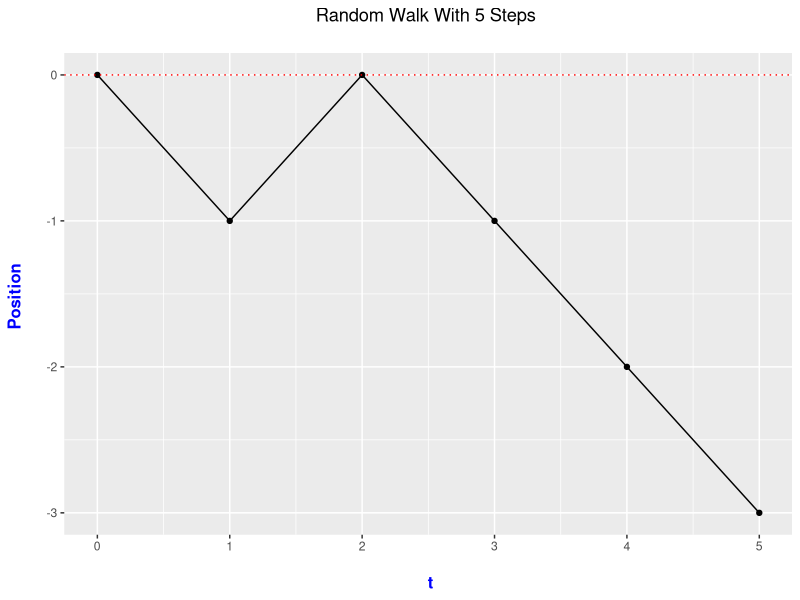
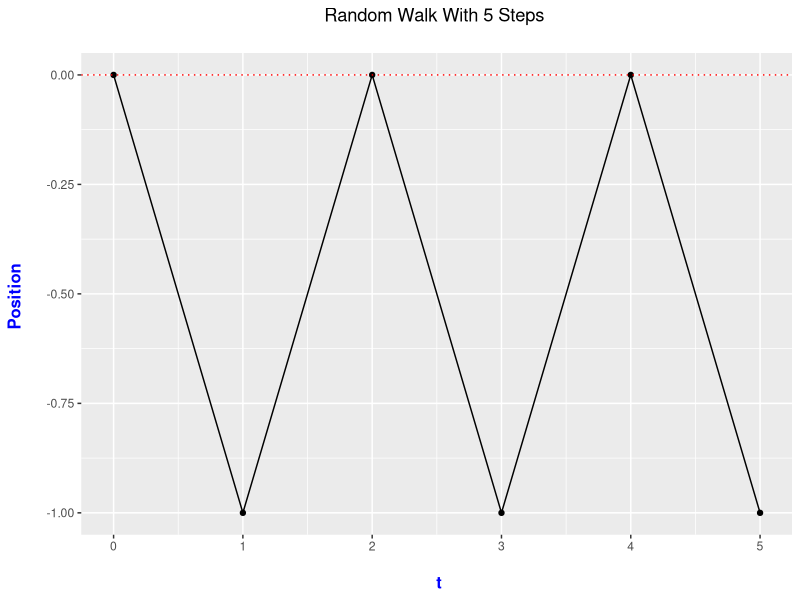
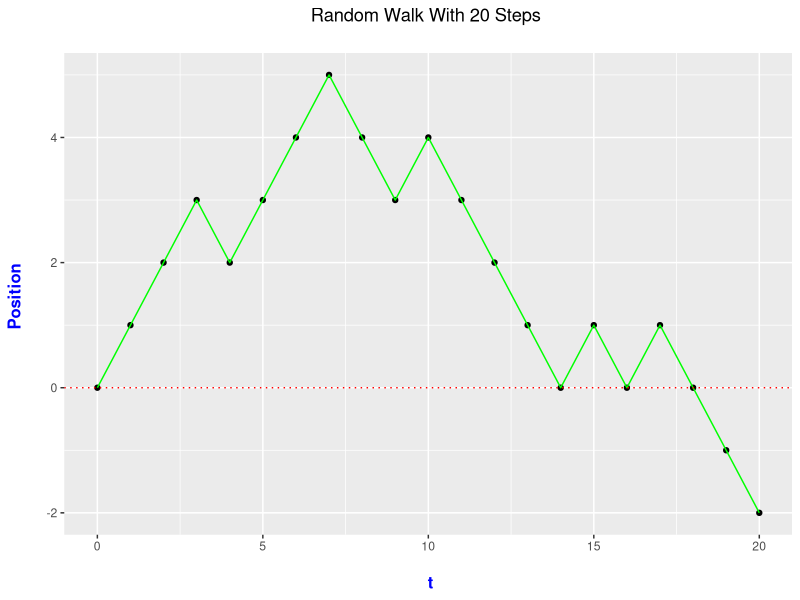
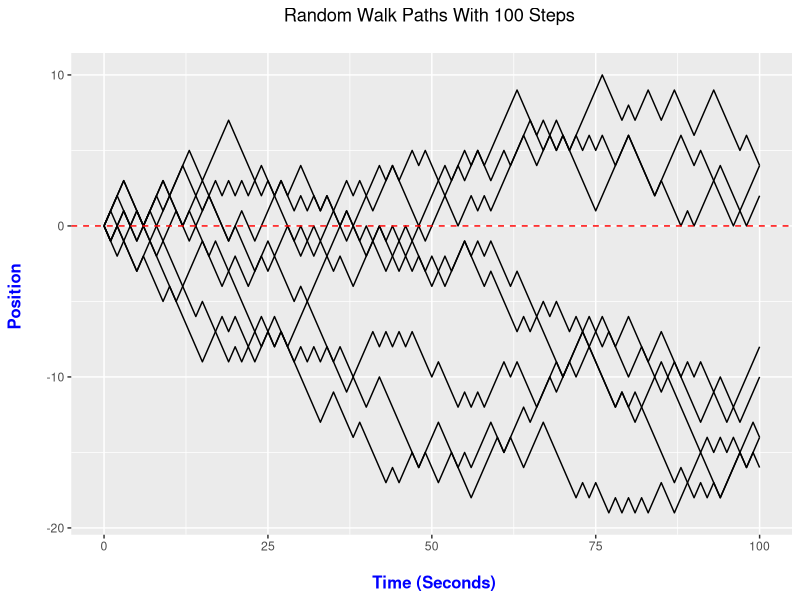
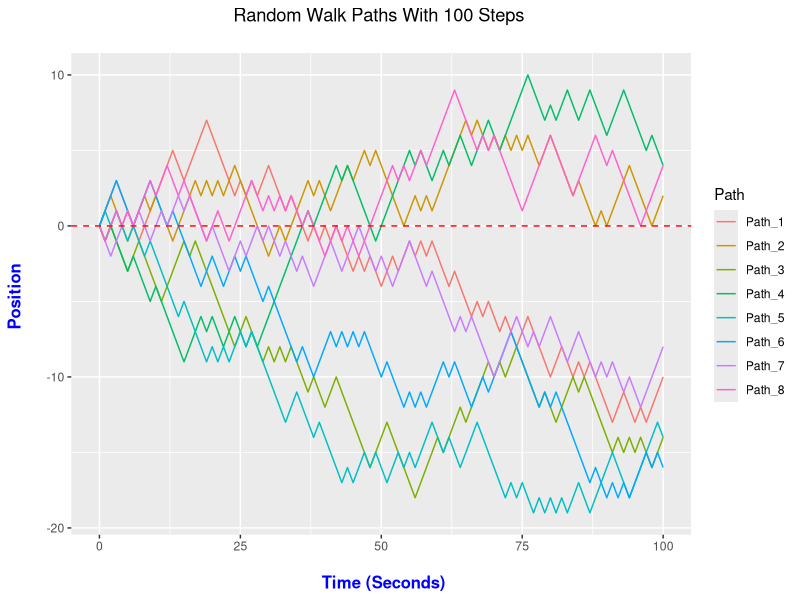
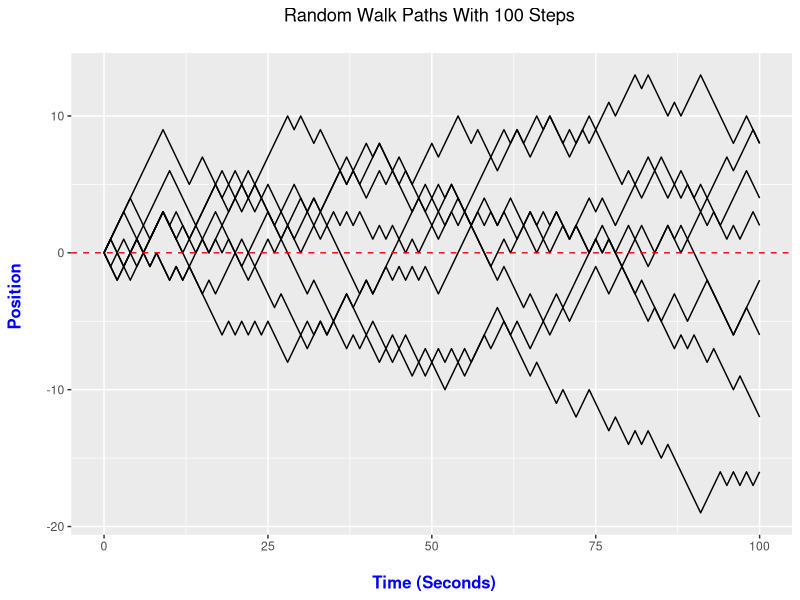
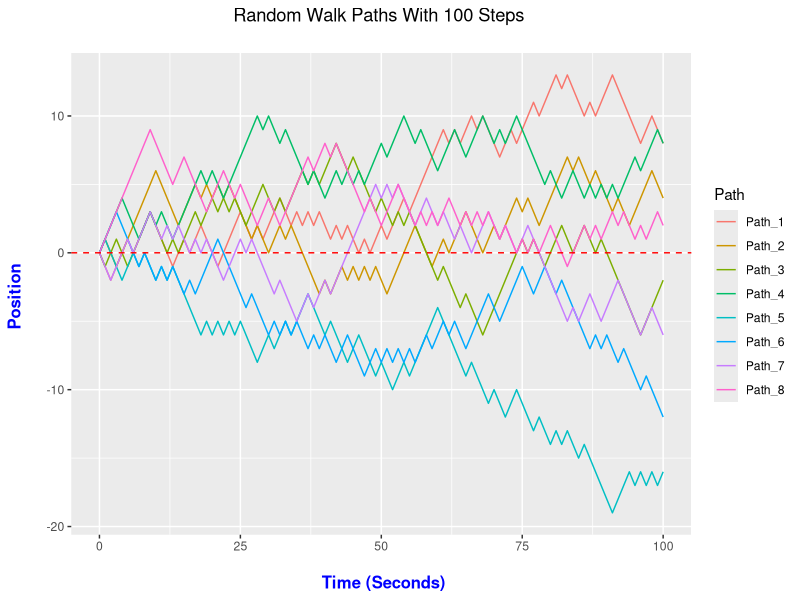
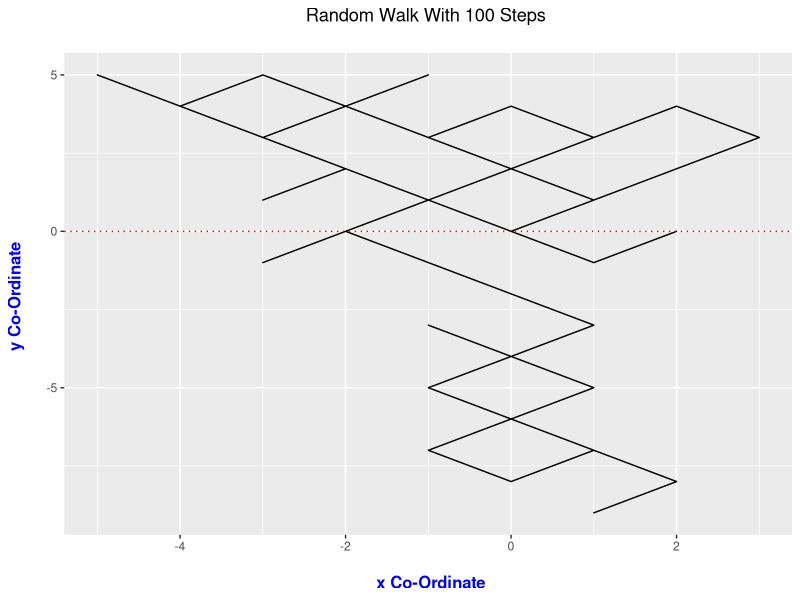

Write the R code that produced these figures, in order.
# Random Walk Plot In R With ggplot2

# Resouce: https://stackoverflow.com/questions/21991130/simulating-a-random-walk

# The random walk is a running total/sum based on a random variable
# that is +1 or -1 depending on the outcome.

# In here, we deal with a symmetric random walk where the expected value of the running total/sum
# is zero and the random variable has an equal chance of being +1 or -1.

library(ggplot2)

# Random Walk Function:
# Input: Time in seconds; Output: The sequence of sums at each time point with M_0 = 0.

random_walk <- function(t = 1){
  if (t <= 0 | t %% 1 != 0){
    print("Please enter a whole number that is 1 or greater.")
  } else {
  
  # Initialize
  time_vect <- 0:t
  sum_vect <- c(0) 
  
  # Remember that M_0 = 0 meaning that the sum at t = 0 is 0
  for (i in 1:t){
    sum_vect[i + 1] = sum_vect[i] + sample(x = c(-1, 1), size = 1, prob = c(0.5, 0.5))
  }
  
  return(sum_vect)
}
}

time = 5

rw5 <- random_walk(5)

data_rw5 <- data.frame(0:5, rw5)

data_rw5

colnames(data_rw5) <- c("t", "Position") #Rename columns

data_rw5

# Ggplot with time on horizontal axis, and running total on vertical axis.

ggplot(data_rw5, aes(x = t, y = Position)) + 
  geom_point() +
  geom_line() +
  labs(x = "\n t", y = "Position \n", title = paste0("Random Walk With ", time, " Steps \n")) + 
  theme(plot.title = element_text(hjust = 0.5), 
        axis.title.x = element_text(face="bold", colour="blue", size = 12),
        axis.title.y = element_text(face="bold", colour="blue", size = 12)) +
  geom_hline(yintercept = 0, colour = "red", linetype = "dotted")

#----------------

# Using the cumsum() function to generate random walk more efficently:

time <- 5
  
rw_psn <- c(0, cumsum(sample(x = c(-1, 1), size = time, prob = c(0.5, 0.5), replace = TRUE)))

rwalk_data5 <- data.frame(0:5, rw_psn)

rwalk_data5

colnames(rwalk_data5) <- c("t", "Position")

# Ggplot with time on horizontal axis, and running total on vertical axis.

ggplot(rwalk_data5, aes(x = t, y = Position)) + 
  geom_point() +
  geom_line() +
  labs(x = "\n t", y = "Position \n", title = paste0("Random Walk With ", time, " Steps \n")) + 
  theme(plot.title = element_text(hjust = 0.5), 
        axis.title.x = element_text(face="bold", colour="blue", size = 12),
        axis.title.y = element_text(face="bold", colour="blue", size = 12)) +
  geom_hline(yintercept = 0, colour = "red", linetype = "dotted")


#-----------------

## Making It As A Random Walk Plotting Function:
# Input: Time in seconds; Output: The sequence of sums at each time point with M_0 = 0.


random_walk_plot <- function(t = 1, col_line = "black"){
  if (t <= 0 | t %% 1 != 0){
    print("Please enter a whole number that is 1 or greater.")
  } else {
    
    # Random Walk Steps:
    psn_vector <- c(0, cumsum(sample(x = c(-1, 1), size = t, prob = c(0.5, 0.5), replace = TRUE)))
    
    # Put results into a data frame:
    rwalk_df <- data.frame(0:t, psn_vector)
    
    colnames(rwalk_df) <- c("t", "Position") #Rename columns
    
    # Ggplot with time on horizontal axis, and running total on vertical axis.
    
    ggplot(rwalk_df, aes(x = t, y = Position)) + 
      geom_point() +
      geom_line(colour = col_line) +
      labs(x = "\n t", y = "Position \n", title = paste0("Random Walk With ", t, " Steps \n")) + 
      theme(plot.title = element_text(hjust = 0.5), 
            axis.title.x = element_text(face="bold", colour="blue", size = 12),
            axis.title.y = element_text(face="bold", colour="blue", size = 12)) +
      geom_hline(yintercept = 0, colour = "red", linetype = "dotted")
    
  }
}


# Function calls:

random_walk_plot(t = 20, col_line = "green")


#--------------------

# Multiple Random Walk Paths:

# Resource: http://www.phytools.org/eqg/Exercise_4.1/
# https://stackoverflow.com/questions/17150183/plot-multiple-lines-in-one-graph

library(ggplot2)

# Using the cumsum() function to generate random walk more efficently:

time <- 100
num_paths <- 8

rw_paths <- matrix(data = 0, nrow = num_paths, ncol = time + 1)

# Fill rows with each random walk path realization:

for (i in 1:num_paths){
   rw_paths[i, ] <- c(0, cumsum(sample(x = c(-1, 1), size = time, prob = c(0.5, 0.5), replace = TRUE)))
}

rw_paths <- data.frame(rw_paths)

# Check:

head(rw_paths)

# Transpose and add times column (Transpose = switch rows with columns and viceversa):

rw_paths_t <- cbind(Time = 0:time, t(rw_paths))

head(rw_paths_t)

# Rename columns: Each column represents the path and the values are the positions at time t:

for (i in 1:num_paths){
  colnames(rw_paths_t)[i + 1] <- paste0("Path_", i)
}

# Remove row names, have them blank

rownames(rw_paths_t) <- NULL


# Convert to data.frame for gather().

rw_paths_t <- data.frame(rw_paths_t)

# Check:

head(rw_paths_t)

# Wide Format To Long Format Data:

library(tidyr)
library(dplyr)

rw_paths2 <- rw_paths_t %>% gather(Path, Position, -Time)

# Check:

head(rw_paths2)

# Ggplot with time on horizontal axis, and running total/position on vertical axis.

ggplot(rw_paths2, aes(x = Time, y = Position, group = Path)) + 
  geom_line() +
  labs(x = "\n Time (Seconds)", y = "Position \n", title = paste0("Random Walk Paths With ", time, " Steps \n")) + 
  theme(plot.title = element_text(hjust = 0.5), 
        axis.title.x = element_text(face="bold", colour="blue", size = 12),
        axis.title.y = element_text(face="bold", colour="blue", size = 12)) +
  geom_hline(yintercept = 0, colour = "red", linetype = "dashed")

# If I want different colours for each path I would add colour = Path in aes().

ggplot(rw_paths2, aes(x = Time, y = Position, group = Path, colour = Path)) + 
  geom_line() +
  labs(x = "\n Time (Seconds)", y = "Position \n", title = paste0("Random Walk Paths With ", time, " Steps \n")) + 
  theme(plot.title = element_text(hjust = 0.5), 
        axis.title.x = element_text(face="bold", colour="blue", size = 12),
        axis.title.y = element_text(face="bold", colour="blue", size = 12)) +
  geom_hline(yintercept = 0, colour = "red", linetype = "dashed")


# This code can be put into a function as well.


#-----------------------------

# Replicate example: replicate(n = 10, runif(n = 8))

# Replicate function version:

library(ggplot2)

# Using the cumsum() function to generate random walk more efficently:

time <- 100
num_paths <- 8

rw_paths <- matrix(data = 0, nrow = time + 1, ncol = num_paths)

# Fill rows with each random walk path realization with replicate():


rw_paths <- replicate(num_paths, c(0, cumsum(sample(x = c(-1, 1), size = time, prob = c(0.5, 0.5), replace = TRUE))))


rw_paths <- data.frame(rw_paths)

# Check:

head(rw_paths)

# Add times column (No need to transpose here):

rw_paths <- cbind(Time = 0:time, rw_paths)

head(rw_paths)

# Rename columns: p_t which is position at time t.

for (i in 1:num_paths){
  colnames(rw_paths)[i + 1] <- paste0("Path_", i)
}

# Remove row names, have them blank

rownames(rw_paths) <- NULL


# Convert to data.frame for gather().

rw_paths <- data.frame(rw_paths)

# Wide Format To Long Format Data:

library(tidyr)
library(dplyr)

rw_paths2 <- rw_paths %>% gather(Path, Position, -Time)

# Check:

head(rw_paths2)
tail(rw_paths2)

dim(rw_paths2)

# Ggplot with time on horizontal axis, and running total/position on vertical axis.

ggplot(rw_paths2, aes(x = Time, y = Position, group = Path)) + 
  geom_line() +
  labs(x = "\n Time (Seconds)", y = "Position \n", title = paste0("Random Walk Paths With ", time, " Steps \n")) + 
  theme(plot.title = element_text(hjust = 0.5), 
        axis.title.x = element_text(face="bold", colour="blue", size = 12),
        axis.title.y = element_text(face="bold", colour="blue", size = 12)) +
  geom_hline(yintercept = 0, colour = "red", linetype = "dashed")

# If I want different colours for each path I would add colour = Path in aes().

ggplot(rw_paths2, aes(x = Time, y = Position, group = Path, colour = Path)) + 
  geom_line() +
  labs(x = "\n Time (Seconds)", y = "Position \n", title = paste0("Random Walk Paths With ", time, " Steps \n")) + 
  theme(plot.title = element_text(hjust = 0.5), 
        axis.title.x = element_text(face="bold", colour="blue", size = 12),
        axis.title.y = element_text(face="bold", colour="blue", size = 12)) +
  geom_hline(yintercept = 0, colour = "red", linetype = "dashed")

#-----------------------------

## Two Dimensional Random Walk (Maybe Another Time):

# Not sure about this code.

# Start at origin (0, 0) i.e. X_0 = 0 and Y_0 = 0 at time t = 0.

time <- 100

# Random Walk Steps for x and y:

rw_psn_x <- c(0, cumsum(sample(x = c(-1, 1), size = time, prob = c(0.5, 0.5), replace = TRUE)))
rw_psn_y <- c(0, cumsum(sample(x = c(-1, 1), size = time, prob = c(0.5, 0.5), replace = TRUE)))

rwalk_data100 <- data.frame(0:time, rw_psn_x, rw_psn_y)

colnames(rwalk_data100) <- c("t", "Position_x", "Position_y")

rwalk_data100

# Ggplot with time on horizontal axis, and running total on vertical axis.

ggplot(rwalk_data100, aes(x = Position_x, y = Position_y)) + 
  geom_path() +
  labs(x = "\n x Co-Ordinate", y = "y Co-Ordinate \n", title = paste0("Random Walk With ", time, " Steps \n")) + 
  theme(plot.title = element_text(hjust = 0.5), 
        axis.title.x = element_text(face="bold", colour="blue", size = 12),
        axis.title.y = element_text(face="bold", colour="blue", size = 12)) +
  geom_hline(yintercept = 0, colour = "red", linetype = "dotted")
